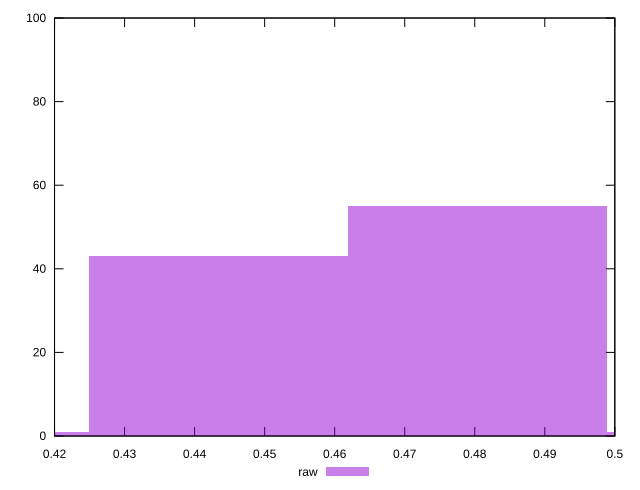

Reproduce this figure in gnuplot.
reset

$raw <<EOF
0.443403297734408 43
0.4803535725456087 55
0.40645302292320734 1
0.5173038473568093 1
EOF

set key outside below
set boxwidth 0.03695027481120067
set xrange [0.42:0.5]
set yrange [0:100]
set trange [0:100]
set style fill transparent solid 0.5 noborder
set terminal svg size 640, 490 enhanced background rgb 'white'
set output "report_00018_2021-02-10T15-25-16.877Z/meta/score/samples/pages/raw/histogram.svg"

plot $raw title "raw" with boxes

reset
